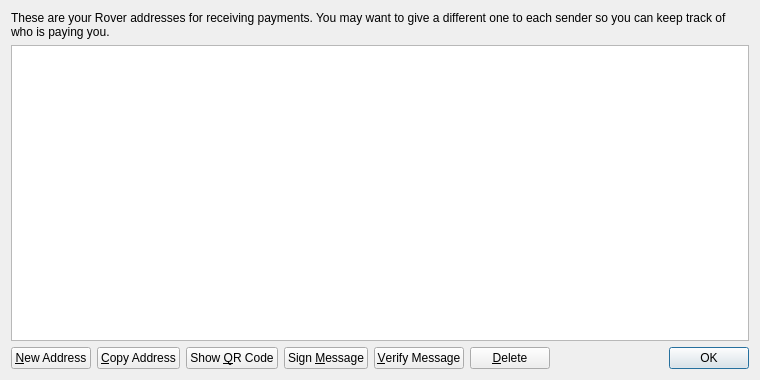
<?xml version="1.0" encoding="UTF-8"?>
<ui version="4.0">
 <class>AddressBookPage</class>
 <widget class="QWidget" name="AddressBookPage">
  <property name="geometry">
   <rect>
    <x>0</x>
    <y>0</y>
    <width>760</width>
    <height>380</height>
   </rect>
  </property>
  <property name="windowTitle">
   <string>Address Book</string>
  </property>
  <layout class="QVBoxLayout" name="verticalLayout">
   <item>
    <widget class="QLabel" name="labelExplanation">
     <property name="text">
      <string>These are your Rover addresses for receiving payments. You may want to give a different one to each sender so you can keep track of who is paying you.</string>
     </property>
     <property name="textFormat">
      <enum>Qt::PlainText</enum>
     </property>
     <property name="wordWrap">
      <bool>true</bool>
     </property>
    </widget>
   </item>
   <item>
    <widget class="QTableView" name="tableView">
     <property name="contextMenuPolicy">
      <enum>Qt::CustomContextMenu</enum>
     </property>
     <property name="toolTip">
      <string>Double-click to edit address or label</string>
     </property>
     <property name="tabKeyNavigation">
      <bool>false</bool>
     </property>
     <property name="selectionMode">
      <enum>QAbstractItemView::SingleSelection</enum>
     </property>
     <property name="selectionBehavior">
      <enum>QAbstractItemView::SelectRows</enum>
     </property>
     <property name="sortingEnabled">
      <bool>true</bool>
     </property>
     <attribute name="verticalHeaderVisible">
      <bool>false</bool>
     </attribute>
    </widget>
   </item>
   <item>
    <layout class="QHBoxLayout" name="horizontalLayout">
     <item>
      <widget class="QPushButton" name="newAddressButton">
       <property name="toolTip">
        <string>Create a new address</string>
       </property>
       <property name="text">
        <string>&amp;New Address</string>
       </property>
      </widget>
     </item>
     <item>
      <widget class="QPushButton" name="copyToClipboard">
       <property name="toolTip">
        <string>Copy the currently selected address to the system clipboard</string>
       </property>
       <property name="text">
        <string>&amp;Copy Address</string>
       </property>
      </widget>
     </item>
     <item>
      <widget class="QPushButton" name="showQRCode">
       <property name="text">
        <string>Show &amp;QR Code</string>
       </property>
      </widget>
     </item>
     <item>
      <widget class="QPushButton" name="signMessage">
       <property name="toolTip">
        <string>Sign a message to prove you own a Rover address</string>
       </property>
       <property name="text">
        <string>Sign &amp;Message</string>
       </property>
      </widget>
     </item>
     <item>
      <widget class="QPushButton" name="verifyMessage">
       <property name="toolTip">
        <string>Verify a message to ensure it was signed with a specified Rover address</string>
       </property>
       <property name="text">
        <string>&amp;Verify Message</string>
       </property>
      </widget>
     </item>
     <item>
      <widget class="QPushButton" name="deleteButton">
       <property name="toolTip">
        <string>Delete the currently selected address from the list</string>
       </property>
       <property name="text">
        <string>&amp;Delete</string>
       </property>
      </widget>
     </item>
     <item>
      <spacer name="horizontalSpacer">
       <property name="orientation">
        <enum>Qt::Horizontal</enum>
       </property>
       <property name="sizeHint" stdset="0">
        <size>
         <width>40</width>
         <height>20</height>
        </size>
       </property>
      </spacer>
     </item>
     <item>
      <widget class="QDialogButtonBox" name="buttonBox">
       <property name="sizePolicy">
        <sizepolicy hsizetype="Maximum" vsizetype="Fixed">
         <horstretch>0</horstretch>
         <verstretch>0</verstretch>
        </sizepolicy>
       </property>
       <property name="standardButtons">
        <set>QDialogButtonBox::Ok</set>
       </property>
      </widget>
     </item>
    </layout>
   </item>
  </layout>
 </widget>
 <resources>
  <include location="../bitcoin.qrc"/>
 </resources>
 <connections/>
</ui>
